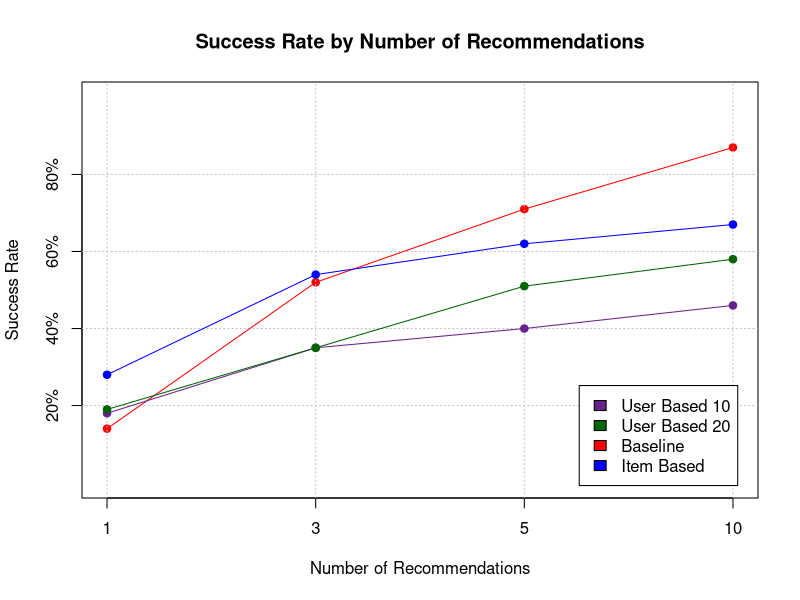

This figure's R source:
dat = read.csv('Results.csv')

dev.new()
setEPS()

postscript("graph.eps")

plot(y=dat$Baseline, x=dat$NumRecs,	xlim=c(1,4), ylim=c(0,1), col="red", pch=19, yaxt="n", xaxt="n", ylab="Success Rate", 
	xlab="Number of Recommendations", main="Success Rate by Number of Recommendations")

pos = c(1,2,3,4)
vals = c(1,3,5,10)

axis(1, at=pos, labels=vals)

pos2 = c(0.2, 0.4, 0.6, 0.8)
vals = c("20%", "40%", "60%", "80%")

axis(2, at=pos2, labels=vals)

abline(h=pos2,v=pos, col="gray",lty=3)

lines(y=dat$Baseline, x=dat$NumRecs, col="red")

points(y=dat$UserBased10, x=dat$NumRecs, col="darkorchid4", pch=19)
lines(y=dat$UserBased10, x=dat$NumRecs, col="darkorchid4")

points(y=dat$UserBased20, x=dat$NumRecs, col="darkgreen", pch=19)
lines(y=dat$UserBased20, x=dat$NumRecs, col="darkgreen")

points(y=dat$ItemBased, x=dat$NumRecs, col="blue", pch=19)
lines(y=dat$ItemBased, x=dat$NumRecs, col="blue")

legend("bottomright", "Algorithm", bg="white", c("User Based 10", "User Based 20", "Baseline", "Item Based"), 
	inset=.03, fill=c("darkorchid4","darkgreen","red","blue"))

dev.off()

graphics.off()